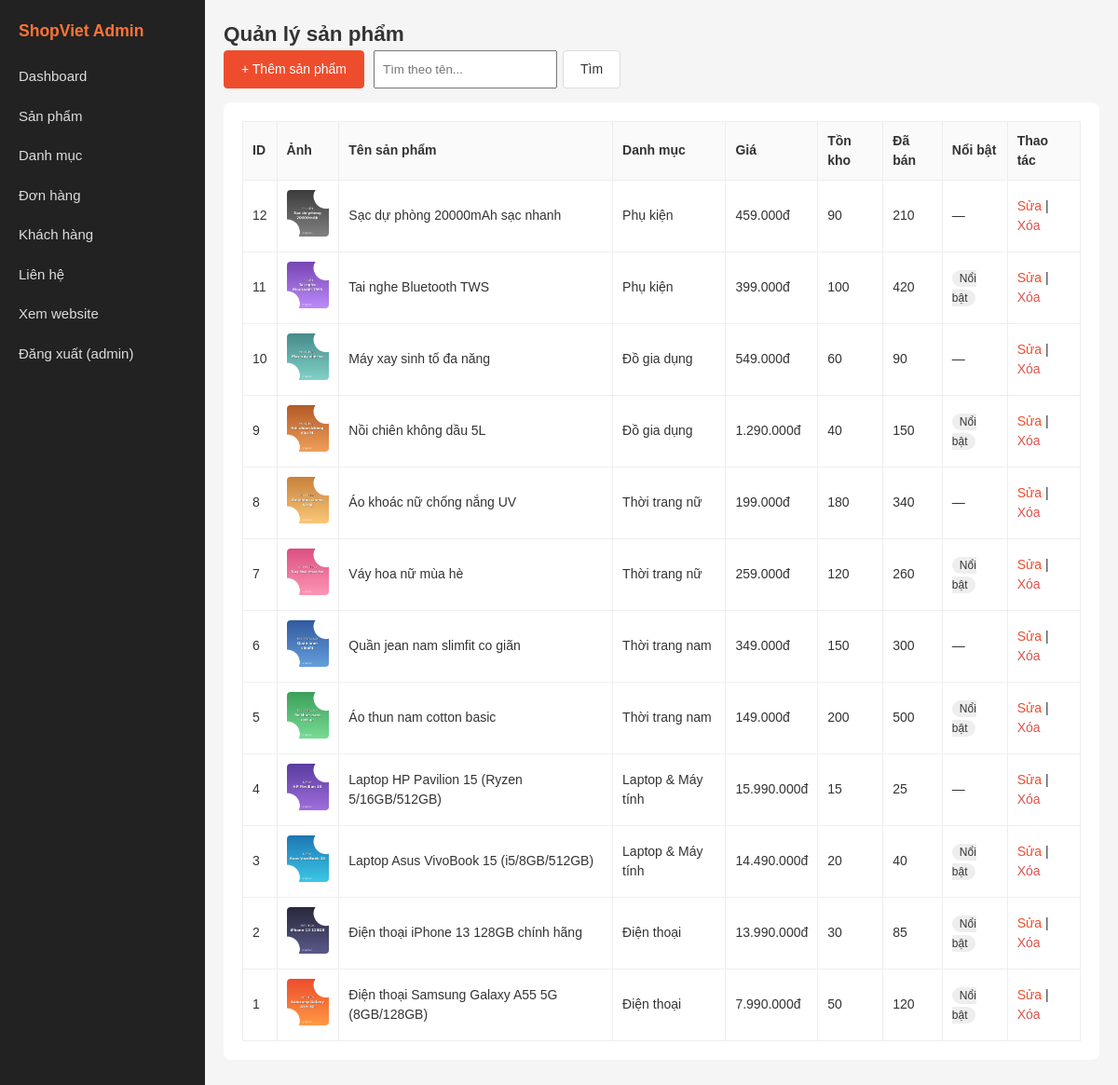
Screenshot of /admin/products.php (signed in) with the database file from the repository.
### tables this page shows
CREATE TABLE products (
  id INT AUTO_INCREMENT PRIMARY KEY,
  category_id INT NULL,
  name VARCHAR(200) NOT NULL,
  description TEXT NULL,
  price DECIMAL(12,0) NOT NULL DEFAULT 0,
  old_price DECIMAL(12,0) NULL,
  image VARCHAR(255) NOT NULL DEFAULT 'assets/img/no-image.png',
  stock INT NOT NULL DEFAULT 0,
  sold INT NOT NULL DEFAULT 0,
  is_featured TINYINT(1) NOT NULL DEFAULT 0,
  created_at TIMESTAMP DEFAULT CURRENT_TIMESTAMP,
  FOREIGN KEY (category_id) REFERENCES categories(id) ON DELETE SET NULL
);

CREATE TABLE categories (
  id INT AUTO_INCREMENT PRIMARY KEY,
  name VARCHAR(100) NOT NULL,
  description TEXT NULL,
  created_at TIMESTAMP DEFAULT CURRENT_TIMESTAMP
);

### config.php (called while the page is built, shortened)
<?php
function format_price($number) {
    return number_format((float)$number, 0, ',', '.') . 'đ';
}
function esc($str) {
    return htmlspecialchars((string)($str ?? ''), ENT_QUOTES, 'UTF-8');
}
function db_all($conn, $sql, $types = '', $params = []) {
    $stmt = $conn->prepare($sql);
    $stmt->execute();
    $rows = $stmt->get_result()->fetch_all(MYSQLI_ASSOC);
    return $rows;
}

### admin/products.php (the view, shortened to what this page needs)
<?php
require_once 'includes/header.php';
$q = trim($_GET['q'] ?? '');
if ($q !== '') {
    $like = '%' . $q . '%';
    $products = db_all(
        $conn,
        'SELECT p.*, c.name AS cat_name FROM products p LEFT JOIN categories c ON c.id = p.category_id
         WHERE p.name LIKE ? ORDER BY p.id DESC',
        's',
        [$like]
    );
} else {
    $products = db_all(
        $conn,
        'SELECT p.*, c.name AS cat_name FROM products p LEFT JOIN categories c ON c.id = p.category_id ORDER BY p.id DESC'
    );
}
?>
<h2>Quản lý sản phẩm</h2>
<div class="toolbar">
  <a class="btn btn-primary" href="product_form.php">+ Thêm sản phẩm</a>
  <form method="get" style="display:flex;gap:6px">
    <input type="text" name="q" placeholder="Tìm theo tên..." value="<?= esc($q) ?>" style="padding:8px">
    <button class="btn" type="submit">Tìm</button>
  </form>
</div>
<div class="panel">
<table class="table">
  <tr>
    <th>ID</th><th>Ảnh</th><th>Tên sản phẩm</th><th>Danh mục</th>
    <th>Giá</th><th>Tồn kho</th><th>Đã bán</th><th>Nổi bật</th><th>Thao tác</th>
  </tr>
  <?php foreach ($products as $p): ?>
  <tr>
    <td><?= (int)$p['id'] ?></td>
    <td><img class="thumb" src="../<?= esc($p['image']) ?>" alt=""></td>
    <td><?= esc($p['name']) ?></td>
    <td><?= esc($p['cat_name'] ?? '—') ?></td>
    <td><?= format_price($p['price']) ?></td>
    <td><?= (int)$p['stock'] ?></td>
    <td><?= (int)$p['sold'] ?></td>
    <td><?= $p['is_featured'] ? '<span class="badge">Nổi bật</span>' : '—' ?></td>
    <td>
      <a href="product_form.php?id=<?= (int)$p['id'] ?>">Sửa</a> |
      <a class="link-danger" href="product_delete.php?id=<?= (int)$p['id'] ?>"
         data-confirm="Xóa sản phẩm này?">Xóa</a>
    </td>
  </tr>
  <?php endforeach; ?>
</table>
</div>
<?php require_once 'includes/footer.php'; ?>

### assets/css/style.css (style rules this page uses)
* { box-sizing: border-box; margin: 0; padding: 0; }
body { font-family: Arial, Helvetica, sans-serif; background: #f5f5f5; color: #333; font-size: 15px; line-height: 1.5; }
a { color: #ee4d2d; text-decoration: none; }
img { max-width: 100%; }
.btn { display: inline-block; padding: 9px 18px; border: 1px solid #ddd; background: #fff; color: #333; border-radius: 4px; cursor: pointer; font-size: 14px; }
.btn-primary { background: #ee4d2d; border-color: #ee4d2d; color: #fff; }
.link-danger { color: #d9534f; }
.table { width: 100%; border-collapse: collapse; background: #fff; font-size: 14px; }
.table th, .table td { border: 1px solid #eee; padding: 10px; text-align: left; vertical-align: middle; }
.table th { background: #fafafa; }
.panel { background: #fff; border-radius: 8px; padding: 20px; margin-bottom: 20px; }
.thumb { width: 50px; height: 50px; object-fit: cover; border-radius: 4px; }
.toolbar { margin-bottom: 15px; display: flex; gap: 10px; }
.badge { padding: 2px 8px; border-radius: 10px; font-size: 12px; background: #eee; }

### rows the page displays
products: id "12", image (picture), name "Sạc dự phòng 20000mAh sạc nhanh", category.name "Phụ kiện", price "459.000đ", stock "90", sold "210"
products: id "11", image (picture), name "Tai nghe Bluetooth TWS", category.name "Phụ kiện", price "399.000đ", stock "100", sold "420", is_featured "Nổi bật"
products: id "10", image (picture), name "Máy xay sinh tố đa năng", category.name "Đồ gia dụng", price "549.000đ", stock "60", sold "90"
products: id "9", image (picture), name "Nồi chiên không dầu 5L", category.name "Đồ gia dụng", price "1.290.000đ", stock "40", sold "150", is_featured "Nổi bật"
products: id "8", image (picture), name "Áo khoác nữ chống nắng UV", category.name "Thời trang nữ", price "199.000đ", stock "180", sold "340"
products: id "7", image (picture), name "Váy hoa nữ mùa hè", category.name "Thời trang nữ", price "259.000đ", stock "120", sold "260", is_featured "Nổi bật"
products: id "6", image (picture), name "Quần jean nam slimfit co giãn", category.name "Thời trang nam", price "349.000đ", stock "150", sold "300"
products: id "5", image (picture), name "Áo thun nam cotton basic", category.name "Thời trang nam", price "149.000đ", stock "200", sold "500", is_featured "Nổi bật"
products: id "4", image (picture), name "Laptop HP Pavilion 15 (Ryzen 5/16GB/512GB)", category.name "Laptop & Máy tính", price "15.990.000đ", stock "15", sold "25"
products: id "3", image (picture), name "Laptop Asus VivoBook 15 (i5/8GB/512GB)", category.name "Laptop & Máy tính", price "14.490.000đ", stock "20", sold "40", is_featured "Nổi bật"
products: id "2", image (picture), name "Điện thoại iPhone 13 128GB chính hãng", category.name "Điện thoại", price "13.990.000đ", stock "30", sold "85", is_featured "Nổi bật"
products: id "1", image (picture), name "Điện thoại Samsung Galaxy A55 5G (8GB/128GB)", category.name "Điện thoại", price "7.990.000đ", stock "50", sold "120", is_featured "Nổi bật"

### other values shown
$_SESSION['admin']['username'] "admin"
